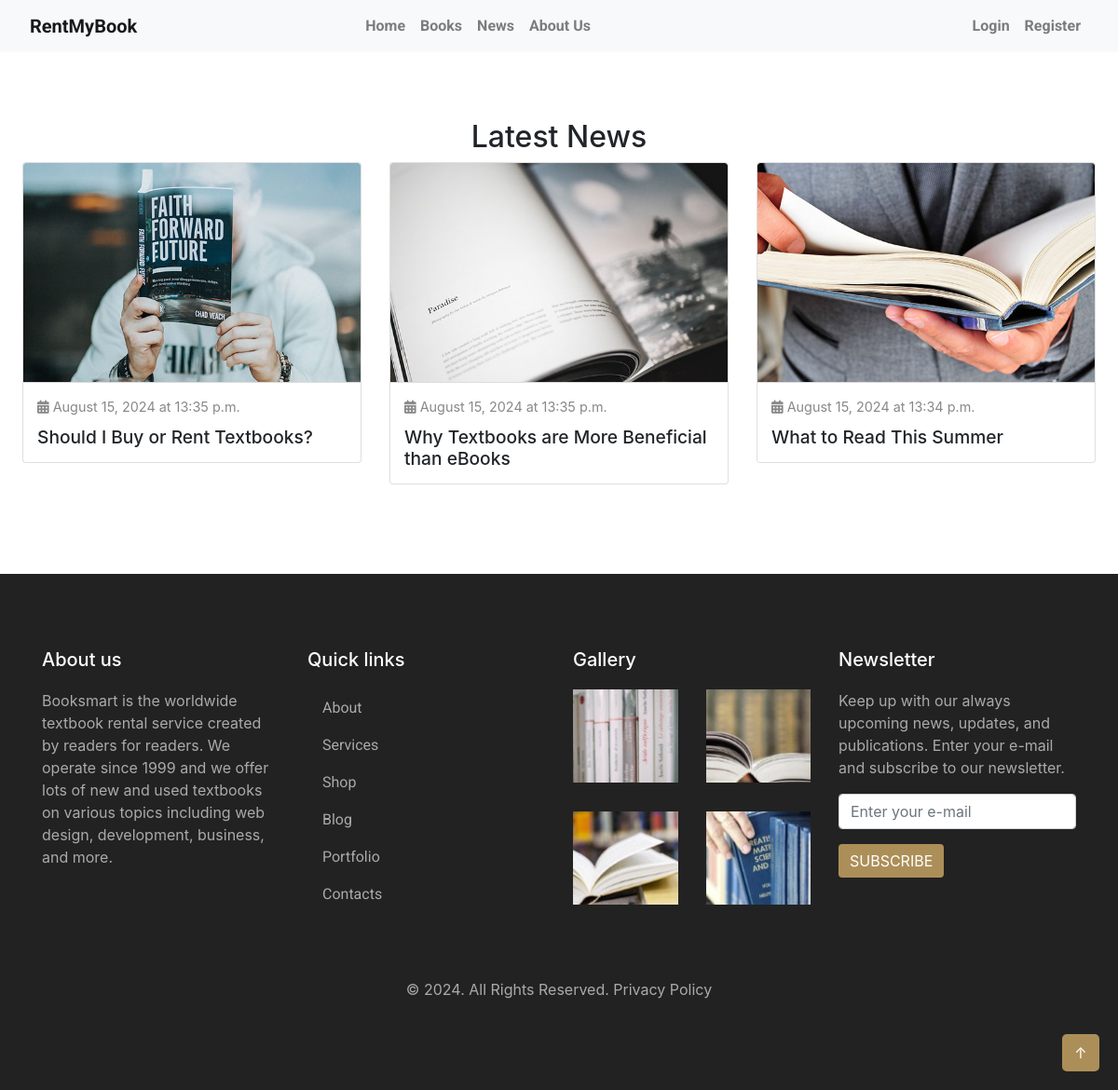
The page /news/latest/ on the database its author committed.
### books/models.py (models this page shows, shortened)
class News(models.Model):
    title = models.CharField(max_length=200)
    date = models.DateTimeField()
    image = models.ImageField(upload_to='news_images/')
    class Meta:
        verbose_name_plural = "News"

### books/views.py (the view)
# urls.py: path('news/latest/', views.latest_news, name='latest_news'),
def latest_news(request):
    news_items = News.objects.order_by('-date')    # [:3]
    return render(request, 'books/latest_news.html', {'news_items': news_items})

### templates/books/latest_news.html (shortened to what this page needs)
{% extends 'layout/base.html' %}
{% load static %}
{% block body %}
<section class="latest-news my-5 p-4">
    <h2 class="section-title text-center">Latest News</h2>
    <div class="row">
        {% for item in news_items %}
        <div class="col-md-4 col-sm-6 mb-4">
            <div class="card news-card">
                <img src="{{ item.image.url }}" class="card-img-top" alt="{{ item.title }}">
                <div class="card-body">
                    <p class="news-date"><i class="fas fa-calendar-alt"></i> {{ item.date|date:"F d, Y \a\t H:i a" }}
                    </p>
                    <h5 class="card-title">{{ item.title }}</h5>
                </div>
            </div>
        </div>
        {% endfor %}
    </div>
</section>
{% endblock body %}

### templates/books/latest_news.html (style rules this page uses)
h2 { margin-bottom: 2rem; }
.news-card { border: none; border-radius: 8px; overflow: hidden; transition: transform 0.3s ease, box-shadow 0.3s ease; background-color: #ffffff; }
.news-card img { border-bottom: 1px solid #ddd; }
.news-card .card-body { padding: 15px; }
.news-card .news-date { color: #888; font-size: 0.9rem; margin-bottom: 10px; }
.news-card .card-title { font-size: 1.2rem; margin: 0; }

### templates/components/footer.html (style rules this page uses)
h5 { color: #fff; margin-bottom: 20px; }
p, .nav-link { color: #aaa; }

### rows shown on the page
News: image (picture), date "August 15, 2024 at 13:35 p.m.", title "Should I Buy or Rent Textbooks?"
News: image (picture), date "August 15, 2024 at 13:35 p.m.", title "Why Textbooks are More Beneficial than eBooks"
News: image (picture), date "August 15, 2024 at 13:34 p.m.", title "What to Read This Summer"
